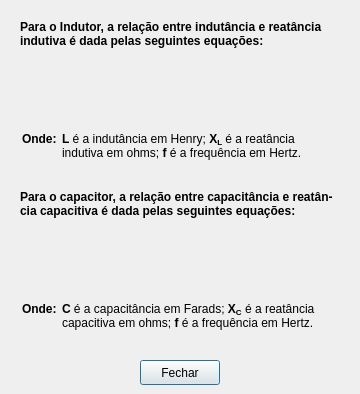
<?xml version="1.0" encoding="UTF-8"?>
<ui version="4.0">
 <class>HelpWindow</class>
 <widget class="QDialog" name="HelpWindow">
  <property name="geometry">
   <rect>
    <x>0</x>
    <y>0</y>
    <width>360</width>
    <height>394</height>
   </rect>
  </property>
  <property name="windowTitle">
   <string>Ajuda</string>
  </property>
  <widget class="QPushButton" name="btClose">
   <property name="geometry">
    <rect>
     <x>140</x>
     <y>360</y>
     <width>80</width>
     <height>25</height>
    </rect>
   </property>
   <property name="text">
    <string>Fechar</string>
   </property>
  </widget>
  <widget class="QLabel" name="label">
   <property name="geometry">
    <rect>
     <x>20</x>
     <y>20</y>
     <width>321</width>
     <height>31</height>
    </rect>
   </property>
   <property name="text">
    <string>&lt;b&gt;Para o Indutor, a relação entre indutância e reatância indutiva é dada pelas seguintes equações:&lt;/b&gt;</string>
   </property>
   <property name="alignment">
    <set>Qt::AlignLeading|Qt::AlignLeft|Qt::AlignTop</set>
   </property>
   <property name="wordWrap">
    <bool>true</bool>
   </property>
  </widget>
  <widget class="QLabel" name="label_2">
   <property name="geometry">
    <rect>
     <x>20</x>
     <y>60</y>
     <width>320</width>
     <height>64</height>
    </rect>
   </property>
   <property name="text">
    <string/>
   </property>
   <property name="pixmap">
    <pixmap>images/eqw_inductor.png</pixmap>
   </property>
   <property name="alignment">
    <set>Qt::AlignCenter</set>
   </property>
  </widget>
  <widget class="QLabel" name="label_3">
   <property name="geometry">
    <rect>
     <x>20</x>
     <y>130</y>
     <width>321</width>
     <height>31</height>
    </rect>
   </property>
   <property name="text">
    <string>&lt;td&gt;
    &lt;b&gt;Onde: &lt;/b&gt;
&lt;/td&gt;
&lt;td&gt;
    &lt;b&gt;L&lt;/b&gt; é a indutância em Henry; &lt;b&gt;X&lt;sub&gt;L&lt;/sub&gt;&lt;/b&gt; é a reatância indutiva em ohms; &lt;b&gt;f&lt;/b&gt; é a frequência em Hertz.
&lt;/td&gt;</string>
   </property>
   <property name="alignment">
    <set>Qt::AlignLeading|Qt::AlignLeft|Qt::AlignTop</set>
   </property>
   <property name="wordWrap">
    <bool>true</bool>
   </property>
  </widget>
  <widget class="QLabel" name="label_4">
   <property name="geometry">
    <rect>
     <x>20</x>
     <y>190</y>
     <width>321</width>
     <height>31</height>
    </rect>
   </property>
   <property name="text">
    <string>&lt;b&gt;Para o capacitor, a relação entre capacitância e reatân- cia capacitiva é dada pelas seguintes equações:&lt;/b&gt;</string>
   </property>
   <property name="alignment">
    <set>Qt::AlignLeading|Qt::AlignLeft|Qt::AlignTop</set>
   </property>
   <property name="wordWrap">
    <bool>true</bool>
   </property>
  </widget>
  <widget class="QLabel" name="label_5">
   <property name="geometry">
    <rect>
     <x>20</x>
     <y>230</y>
     <width>320</width>
     <height>64</height>
    </rect>
   </property>
   <property name="text">
    <string/>
   </property>
   <property name="pixmap">
    <pixmap>images/eqw_capacitor.png</pixmap>
   </property>
   <property name="alignment">
    <set>Qt::AlignCenter</set>
   </property>
  </widget>
  <widget class="QLabel" name="label_6">
   <property name="geometry">
    <rect>
     <x>20</x>
     <y>300</y>
     <width>321</width>
     <height>31</height>
    </rect>
   </property>
   <property name="text">
    <string>&lt;td&gt;
    &lt;b&gt;Onde: &lt;/b&gt;
&lt;/td&gt;
&lt;td&gt;
    &lt;b&gt;C&lt;/b&gt; é a capacitância em Farads; &lt;b&gt;X&lt;sub&gt;C&lt;/sub&gt;&lt;/b&gt; é a reatância capacitiva em ohms; &lt;b&gt;f&lt;/b&gt; é a frequência em Hertz.
&lt;/td&gt;</string>
   </property>
   <property name="alignment">
    <set>Qt::AlignLeading|Qt::AlignLeft|Qt::AlignTop</set>
   </property>
   <property name="wordWrap">
    <bool>true</bool>
   </property>
  </widget>
 </widget>
 <resources/>
 <connections/>
</ui>
